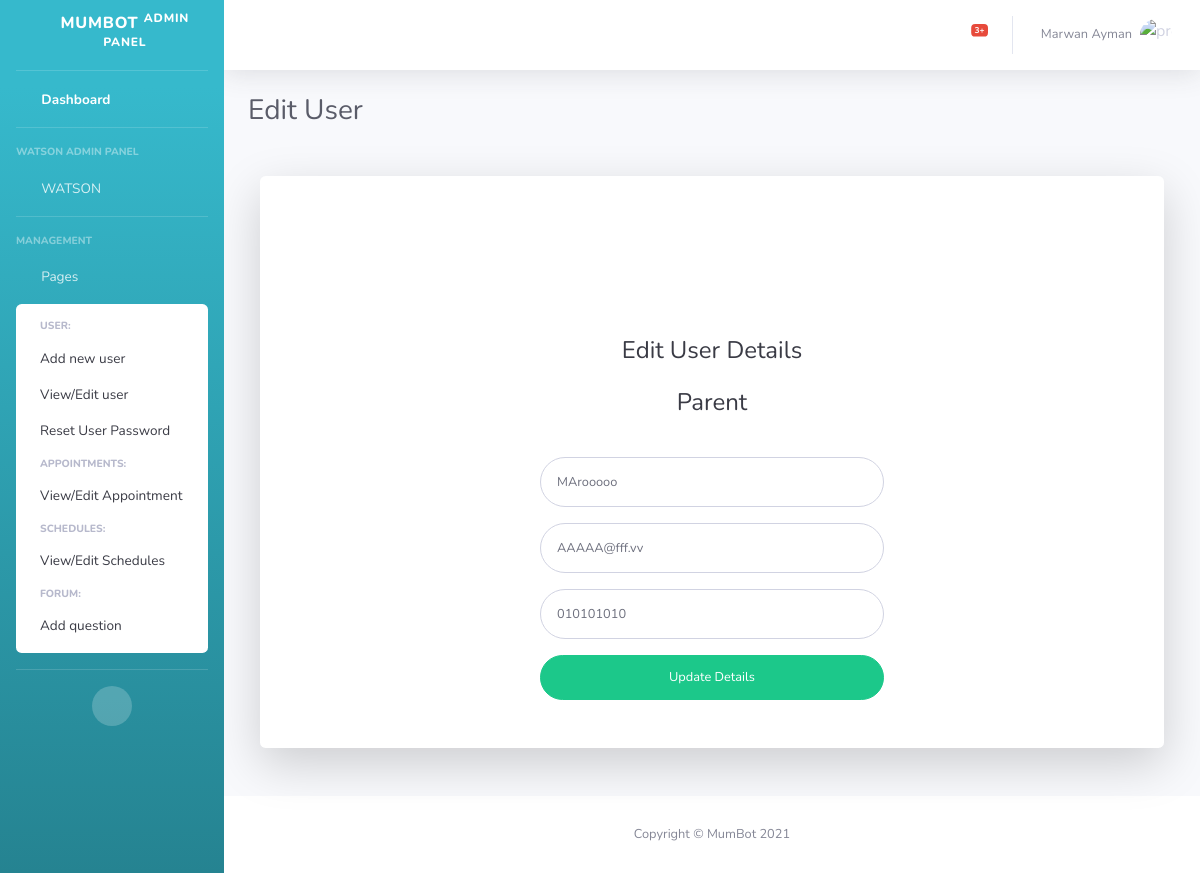
Before: /grad/edituser/11/3/ with the older database file.
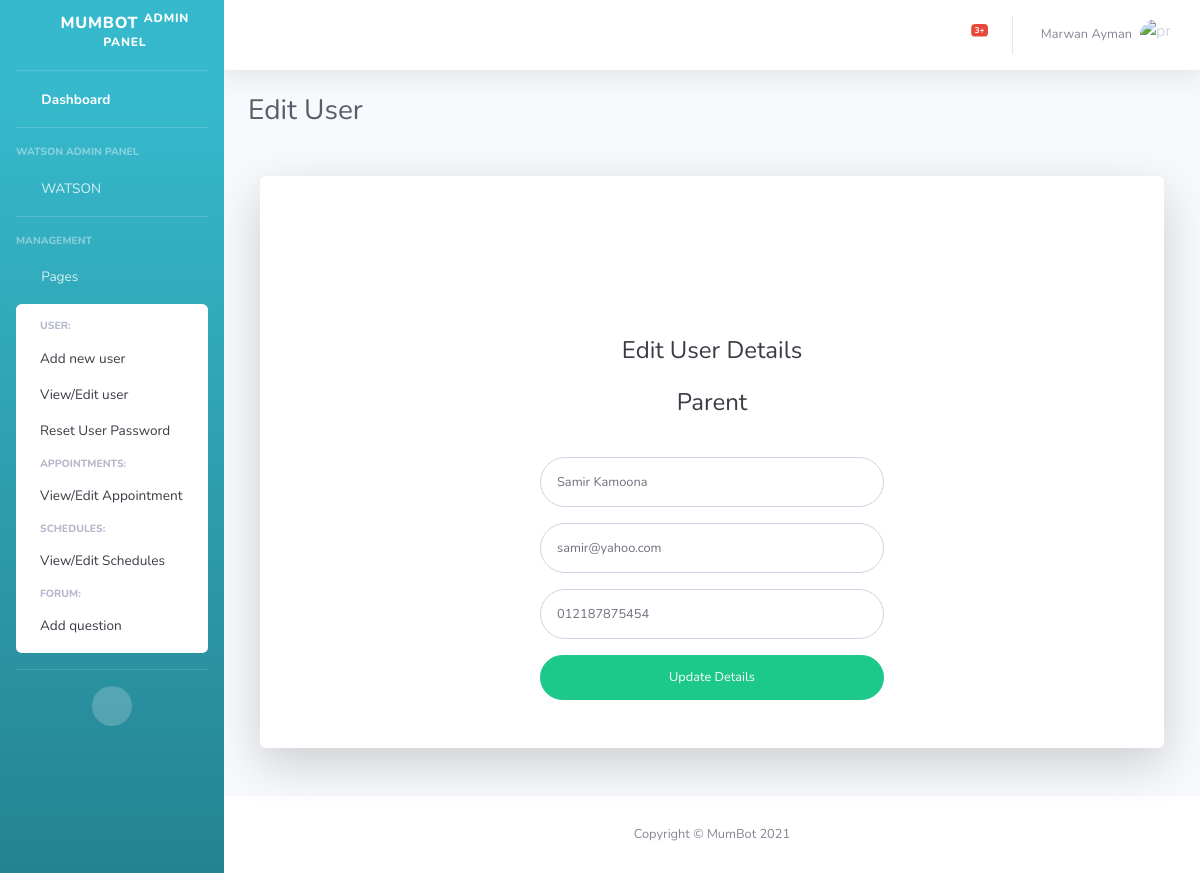
After: the same page with the newer database file.
### grad/models.py (models this page shows)
class User(models.Model):
    user_password = models.CharField(max_length=32)
    user_name = models.CharField(max_length=25)
    user_phone = models.CharField(max_length=15)
    user_email = models.EmailField(max_length=254)
    user_role = models.IntegerField()

### grad/views.py (the view)
# urls.py: path("edituser/<int:id>/<int:user_role>/", views.edituser, name="edituser"),
def edituser(request, id, user_role):
    if user_role == 2:
        return render(request, "grad/edituser.html", {
            "user": Specialist.objects.get(pk=id)
        })
    elif user_role == 3:
        return render(request, "grad/edituser.html", {
            "user": Parent.objects.get(pk=id)
        })
    else:
        pass

### grad/templates/grad/edituser.html (shortened to what the changed rows need)
<!DOCTYPE html>
<html lang="en">
<head>
    {% load static %}
    <link href="{% static 'grad/vendor/fontawesome-free/css/all.min.css' %}" rel="stylesheet" type="text/css">
    <link href="{% static 'grad/css/sb-admin-2.min.css' %}" rel="stylesheet">
</head>
<body id="page-top">
    <div id="wrapper">
        <div id="content-wrapper" class="d-flex flex-column">
            <div id="content">
                <div class="container-fluid">
                    <div class="d-sm-flex align-items-center justify-content-between mb-4">
                        <h1 class="h3 mb-0 text-gray-800">Edit User</h1>
                    </div>
                    <div class="col-xl-12 col-lg-12 col-md-12">
                        <div class="card o-hidden border-0 shadow-lg my-5">
                            <div class="card-body p-0">
                                <div class="row">
                                    <div class="col-lg-6">
                                        <div class="p-5">
                                            <div class="text-center">
                                                <h1 class="h4 text-gray-900 mb-4">Edit User Details</h1>
                                            </div>
                                            <form class="user" action="{% url 'updateuser' user.id user.user_role %}"
                                                method="post">
                                                <div class="form-group row">
                                                    <div class="offset-2 col-md-8 col-sm-6 mb-3 mb-sm-0 text-center">
                                                        {% if user.user_role == 2 %}
                                                        <h2 class="h4 text-gray-900 mb-4">Parenting Specialist</h2>
                                                        {% else %}
                                                        <h2 class="h4 text-gray-900 mb-4">Parent</h2>
                                                        {% endif %}
                                                    </div>
                                                </div>
                                                <div class="form-group row">
                                                    <div class="col-sm-12 mb-6 mb-sm-0">
                                                        <input type="text" class="form-control form-control-user"
                                                            id="exampleFirstName" placeholder="First Name"
                                                            name="user_name" value="{{user.user_name}}">
                                                    </div>
                                                </div>
                                                <div class="form-group">
                                                    <input type="email" class="form-control form-control-user"
                                                        id="exampleInputEmail" placeholder="Email Address"
                                                        name="user_email" value="{{user.user_email}}">
                                                </div>
                                                <div class="form-group">
                                                    <input type="tel" class="form-control form-control-user"
                                                        id="exampleInputTel" placeholder="Phone Number"
                                                        name="user_phone" value="{{user.user_phone}}">
                                                </div>
                                            </form>
                                        </div>
                                    </div>
                                </div>
                            </div>
                        </div>
                    </div>
                </div>
            </div>
        </div>
    </div>
</body>
</html>

Changed rows visible on the page:
changed User: user_name "MArooooo" → "Samir Kamoona"; user_email "AAAAA@fff.vv" → "samir@yahoo.com"; user_phone "010101010" → "012187875454"
